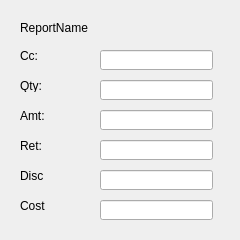
<?xml version="1.0" encoding="UTF-8"?>
<ui version="4.0">
 <class>itemreport</class>
 <widget class="QWidget" name="itemreport">
  <property name="geometry">
   <rect>
    <x>0</x>
    <y>0</y>
    <width>240</width>
    <height>240</height>
   </rect>
  </property>
  <property name="windowTitle">
   <string>Form</string>
  </property>
  <widget class="QLabel" name="Cc">
   <property name="geometry">
    <rect>
     <x>20</x>
     <y>50</y>
     <width>54</width>
     <height>12</height>
    </rect>
   </property>
   <property name="text">
    <string>Cc:</string>
   </property>
  </widget>
  <widget class="QLabel" name="Qty">
   <property name="geometry">
    <rect>
     <x>20</x>
     <y>80</y>
     <width>54</width>
     <height>12</height>
    </rect>
   </property>
   <property name="text">
    <string>Qty:</string>
   </property>
  </widget>
  <widget class="QLabel" name="Amt">
   <property name="geometry">
    <rect>
     <x>20</x>
     <y>110</y>
     <width>54</width>
     <height>12</height>
    </rect>
   </property>
   <property name="text">
    <string>Amt:</string>
   </property>
  </widget>
  <widget class="QLabel" name="Ret">
   <property name="geometry">
    <rect>
     <x>20</x>
     <y>140</y>
     <width>54</width>
     <height>12</height>
    </rect>
   </property>
   <property name="text">
    <string>Ret:</string>
   </property>
  </widget>
  <widget class="QLabel" name="Disc">
   <property name="geometry">
    <rect>
     <x>20</x>
     <y>170</y>
     <width>54</width>
     <height>12</height>
    </rect>
   </property>
   <property name="text">
    <string>Disc</string>
   </property>
  </widget>
  <widget class="QLabel" name="Cost">
   <property name="geometry">
    <rect>
     <x>20</x>
     <y>200</y>
     <width>54</width>
     <height>12</height>
    </rect>
   </property>
   <property name="text">
    <string>Cost</string>
   </property>
  </widget>
  <widget class="QLineEdit" name="CcValue">
   <property name="geometry">
    <rect>
     <x>100</x>
     <y>50</y>
     <width>113</width>
     <height>20</height>
    </rect>
   </property>
  </widget>
  <widget class="QLineEdit" name="QtyValue">
   <property name="geometry">
    <rect>
     <x>100</x>
     <y>80</y>
     <width>113</width>
     <height>20</height>
    </rect>
   </property>
  </widget>
  <widget class="QLineEdit" name="AmtValue">
   <property name="geometry">
    <rect>
     <x>100</x>
     <y>110</y>
     <width>113</width>
     <height>20</height>
    </rect>
   </property>
  </widget>
  <widget class="QLineEdit" name="RetValue">
   <property name="geometry">
    <rect>
     <x>100</x>
     <y>140</y>
     <width>113</width>
     <height>20</height>
    </rect>
   </property>
  </widget>
  <widget class="QLineEdit" name="DiscValue">
   <property name="geometry">
    <rect>
     <x>100</x>
     <y>170</y>
     <width>113</width>
     <height>20</height>
    </rect>
   </property>
  </widget>
  <widget class="QLineEdit" name="CostValue">
   <property name="geometry">
    <rect>
     <x>100</x>
     <y>200</y>
     <width>113</width>
     <height>20</height>
    </rect>
   </property>
  </widget>
  <widget class="QLabel" name="ReportName">
   <property name="geometry">
    <rect>
     <x>20</x>
     <y>20</y>
     <width>121</width>
     <height>16</height>
    </rect>
   </property>
   <property name="text">
    <string>ReportName</string>
   </property>
  </widget>
 </widget>
 <resources/>
 <connections/>
</ui>
